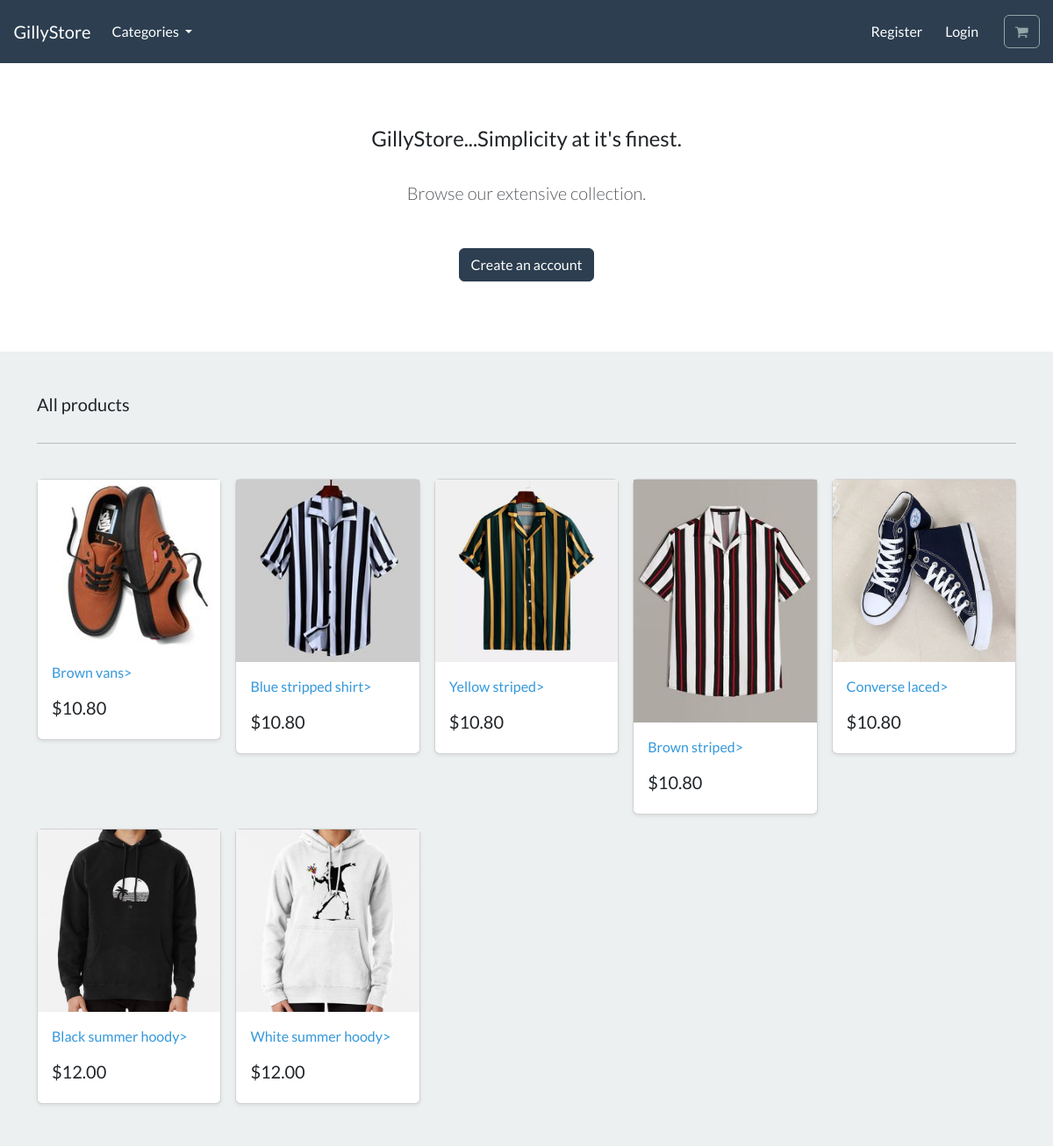
Before: / with the older database file.
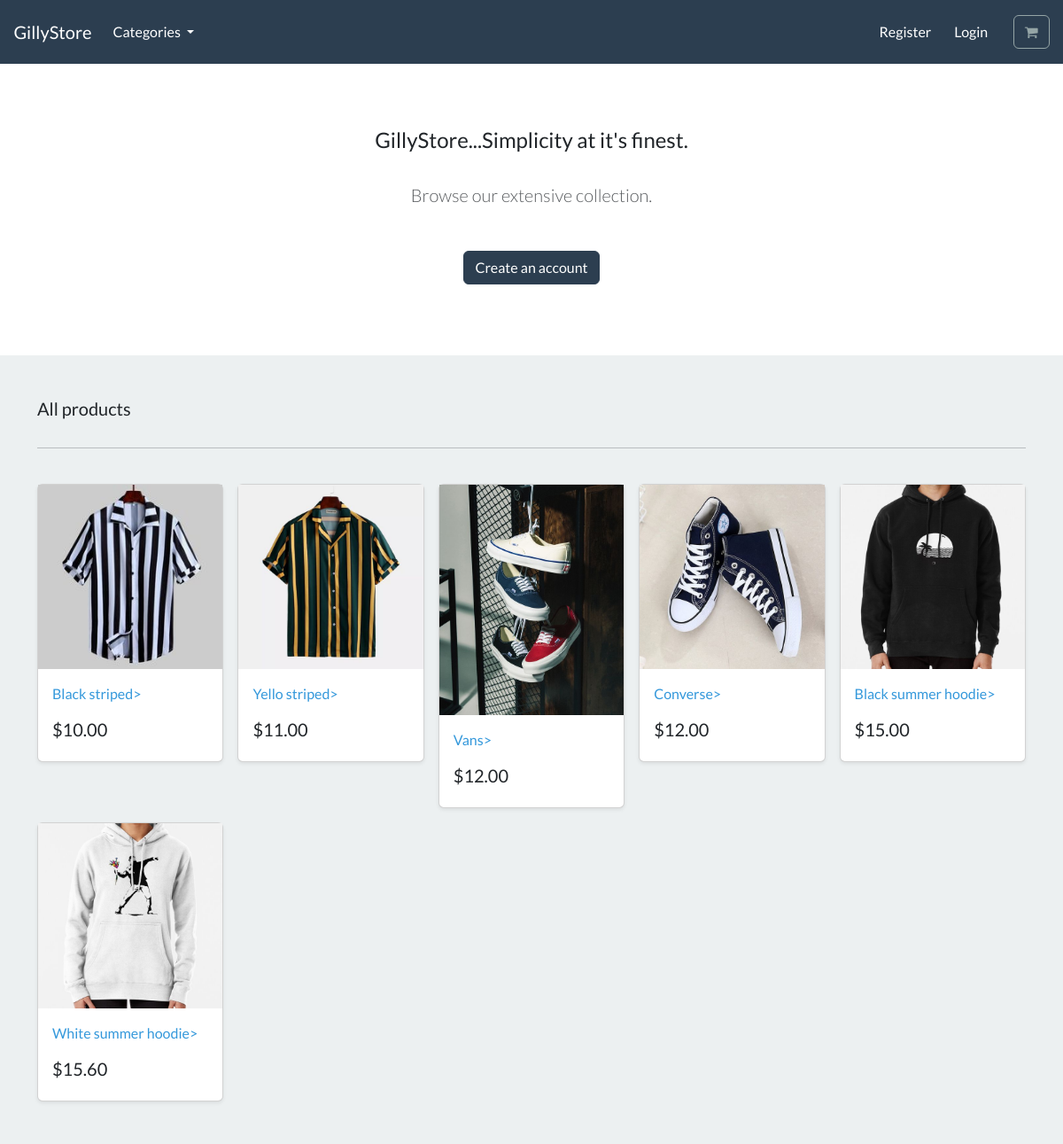
After: the same page with the newer database file.
### store/models.py (models this page shows, shortened)
class Product(models.Model):
    category = models.ForeignKey(Category, related_name='product', on_delete=models.CASCADE, null=True)
    title = models.CharField(max_length=250)
    brand = models.CharField(max_length=250,default='un-branded')
    description=models.TextField(blank=True)
    slug = models.SlugField(max_length=255)
    price = models.DecimalField(max_digits=4, decimal_places=2)
    image = models.ImageField(upload_to='images/')
    class Meta:
        verbose_name_plural='products'

### store/views.py (the view)
# urls.py: path('',include('store.urls')),
def store(request):
    all_products = Product.objects.all()
    context = { 'my_products': all_products}
    return render(request, 'store/store.html',context)

### store/views.py (called while the page is built)
def categories(request):
    all_categories = Category.objects.all()
    return {'all_categories': all_categories}

### store/templates/store/store.html
{% extends "./base.html" %} {% load static %} {% block content %}
<section class="py-4 text-center container">
    <div class="row py-lg-5">
        <div class="col-lg-6 col-md-8 mx-auto">
            <h4>GillyStore...Simplicity at it's finest.</h4>
            <br />
            <p class="lead text-muted">Browse our extensive collection.</p>
            <br />
            <a href="#" class="btn btn-primary my-2"> Create an account </a>
        </div>
    </div>
</section>
<div class="album py-5 bg-light">
    <div class="container">
        <div class="pb-3 h5">All products</div>
        <hr />
        <br />
        <div class="row row-cols-1 row-cols-sm-2 row-cols-md-5 g-3">
            {% for product in my_products %}
            <div class="col">
                <div class="card shadow-sm">
                    <img class="img-fluid" alt="Responsive image" src="{{product.image.url}}">
                    <div class="card-body">
                        <p class="card-text">
                            <a class="text-info text-decoration-none" href="">{{product.title | capfirst}}></a>
                        </p>
                        <div class="d-flex justify-content-between align-items-center">
                            <h5>
                                ${{product.price}}
                            </h5>
                        </div>
                    </div>
                </div>
            </div>
            {% endfor %}
        </div>
    </div>
</div>
{% endblock %}

### store/templates/store/base.html (shortened to what this page needs)
{% load static %}
<!DOCTYPE html>
<html>
<head>
    <link rel="stylesheet" href="https://bootswatch.com/5/flatly/bootstrap.min.css">
    <link rel="stylesheet" href="https://cdnjs.cloudflare.com/ajax/libs/font-awesome/4.7.0/css/font-awesome.min.css">
</head>
<nav class="navbar navbar-expand-lg bg-primary justify-content-center">
    <a class="navbar-brand main-heading text-white" href="{% url 'store' %}">
        &nbsp; &nbsp; GillyStore
    </a>
    <div class="collapse navbar-collapse" id="navbarCollapse">
        <ul class="navbar-nav me-auto mb-2 mb-md-0">
            <li class="nav-item dropdown">
                <a class="nav-link dropdown-toggle text-white" href="#" id="navbarDropdown" role="button"
                    data-bs-toggle="dropdown" aria-expanded="false">
                    Categories
                </a>
            </li>
        </ul>
    </div>
    <div class="collapse navbar-collapse text-center" id="navbarNavDropdown">
        <ul class="navbar-nav ms-auto">
            <li class="nav-item">
                <a class="btn btn-alert navbar-btn text-white" type="button" href="/"> Register </a>
            </li>
            <li class="nav-item">
                <a class="btn btn-alert navbar-btn text-white" type="button" href="/"> Login </a>
            </li>
            <li class="nav-item">
                <a type="button" role="button" href="/" class="btn btn-outline-secondary">
                    <i class="fa fa-shopping-cart" aria-hidden="true"> </i>
                </a>
            </li>
        </ul>
    </div>
</nav>
<body>
    {% block content %}
    {% endblock %}
</body>
</html>

Changed rows visible on the page:
removed Product: image (picture), title "White summer hoody", price "12.00"
changed Product: image: a different picture; title "Brown vans" → "Black striped"; price "10.80" → "10.00"
changed Product: image: a different picture; title "Blue stripped shirt" → "Yello striped"; price "10.80" → "11.00"
changed Product: image: a different picture; title "Yellow striped" → "Vans"; price "10.80" → "12.00"
changed Product: image: a different picture; title "Brown striped" → "Converse"; price "10.80" → "12.00"
changed Product: image: a different picture; title "Converse laced" → "Black summer hoodie"; price "10.80" → "15.00"
changed Product: image: a different picture; title "Black summer hoody" → "White summer hoodie"; price "12.00" → "15.60"
